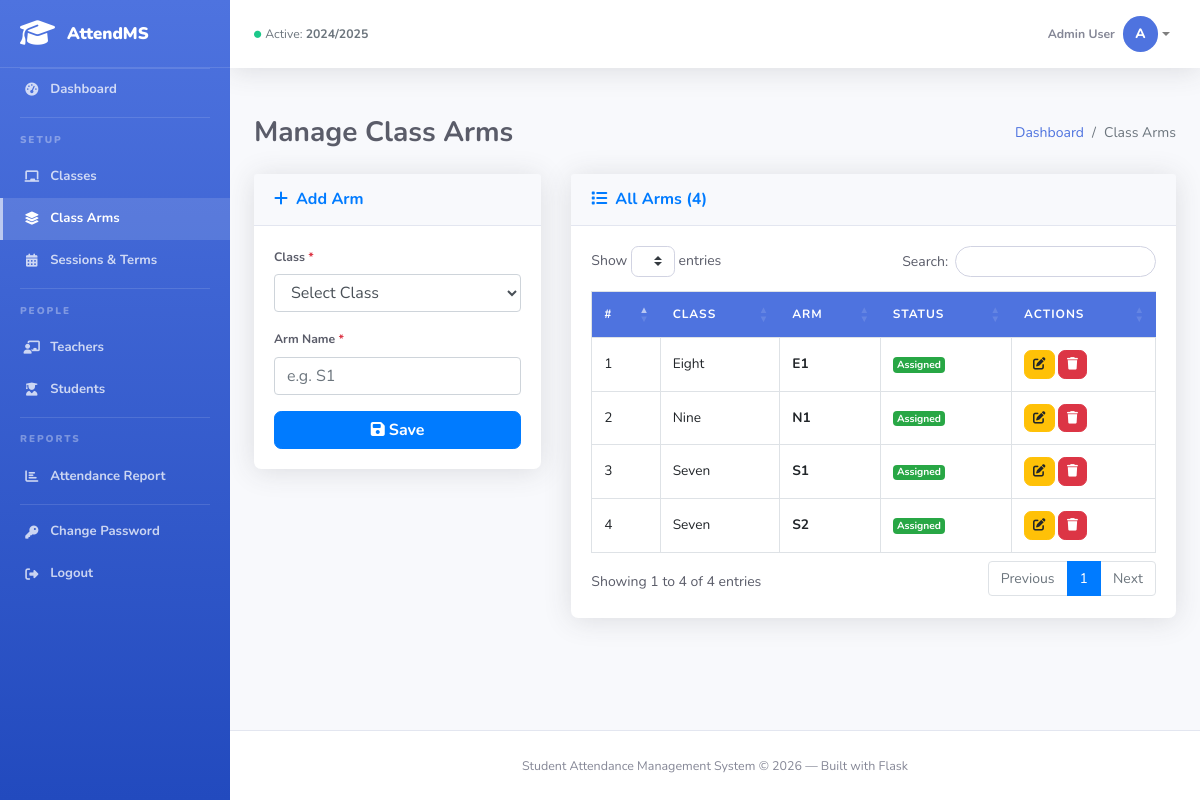
/admin/class-arms (signed in), run on the app's committed database.
### flask-attendance/app.py (models this page shows)
class SessionTerm(db.Model):
    __tablename__ = 'tblsessionterm'
    Id = db.Column(db.Integer, primary_key=True, autoincrement=True)
    sessionName = db.Column(db.String(50), nullable=False)
    termId = db.Column(db.String(50), nullable=False)
    isActive = db.Column(db.String(10), nullable=False, default='0')
    dateCreated = db.Column(db.String(50), nullable=False)

class ClassArm(db.Model):
    __tablename__ = 'tblclassarms'
    Id = db.Column(db.Integer, primary_key=True, autoincrement=True)
    classId = db.Column(db.String(10), nullable=False)
    classArmName = db.Column(db.String(255), nullable=False)
    isAssigned = db.Column(db.String(10), nullable=False, default='0')

class Class(db.Model):
    __tablename__ = 'tblclass'
    Id = db.Column(db.Integer, primary_key=True, autoincrement=True)
    className = db.Column(db.String(255), nullable=False)

### flask-attendance/app.py (the view, shortened to what this page needs)
@app.route('/admin/class-arms', methods=['GET', 'POST'])
@admin_required
def admin_class_arms():
    msg = None; edit_row = None
    if request.args.get('action') == 'edit':
        edit_row = db.session.get(ClassArm, request.args.get('Id'))
    arms = (db.session.query(ClassArm, Class)
            .join(Class, Class.Id == db.cast(ClassArm.classId, db.Integer))
            .order_by(Class.className, ClassArm.classArmName).all())
    return render_template('admin_class_arms.html', arms=arms,
                           classes=Class.query.order_by(Class.className).all(), msg=msg, edit_row=edit_row)

### flask-attendance/app.py (called while the page is built)
def admin_required(f):
    @wraps(f)
    def decorated(*args, **kwargs):
        if session.get('role') != 'admin':
            flash('Please log in as Admin.', 'warning')
            return redirect(url_for('admin_login'))
        return f(*args, **kwargs)
    return decorated

def get_active_session():
    return SessionTerm.query.filter_by(isActive='1').first()

@app.context_processor
def inject_globals():
    return dict(
        active_session_global=get_active_session(),
        today=str(date.today())
    )

### flask-attendance/templates/admin_class_arms.html (shortened to what this page needs)
{% extends "admin_layout.html" %}
{% from "macros.html" import alert, page_header %}
{% block content %}
{{ page_header('Manage Class Arms','', [('Dashboard', url_for('admin_dashboard')), ('Class Arms','#')]) }}
<div class="row">
  <div class="col-lg-4 mb-4">
    <div class="card shadow">
      <div class="card-header py-3"><h6 class="m-0 font-weight-bold text-primary"><i class="fas fa-{% if edit_row %}edit{% else %}plus{% endif %} mr-2"></i>{% if edit_row %}Edit{% else %}Add{% endif %} Arm</h6></div>
      <div class="card-body">
        <form method="post">
          <div class="form-group">
            <label class="font-weight-bold small">Class <span class="text-danger">*</span></label>
            <select name="classId" class="form-control" required>
              <option value="">Select Class</option>
            </select>
          </div>
          <div class="form-group">
            <label class="font-weight-bold small">Arm Name <span class="text-danger">*</span></label>
            <input type="text" name="classArmName" class="form-control" value="{{ edit_row.classArmName if edit_row else '' }}" placeholder="e.g. S1" required>
          </div>
          <button type="submit" class="btn btn-primary btn-block"><i class="fas fa-save mr-1"></i>{% if edit_row %}Update{% else %}Save{% endif %}</button>
        </form>
      </div>
    </div>
  </div>
  <div class="col-lg-8 mb-4">
    <div class="card shadow">
      <div class="card-header py-3"><h6 class="m-0 font-weight-bold text-primary"><i class="fas fa-list mr-2"></i>All Arms ({{ arms|length }})</h6></div>
      <div class="card-body">
        <div class="table-responsive">
          <table class="table table-bordered table-hover" id="dt">
            <thead><tr><th>#</th><th>Class</th><th>Arm</th><th>Status</th><th>Actions</th></tr></thead>
            <tbody>
              {% for arm, cls in arms %}
              <tr><td>{{ loop.index }}</td><td>{{ cls.className }}</td><td class="font-weight-bold">{{ arm.classArmName }}</td>
              <td>{% if arm.isAssigned=='1' %}<span class="badge badge-success">Assigned</span>{% else %}<span class="badge badge-secondary">Free</span>{% endif %}</td>
              <td>
                <a href="{{ url_for('admin_class_arms', action='edit', Id=arm.Id) }}" class="btn btn-warning btn-sm"><i class="fas fa-edit"></i></a>
                <form method="post" class="d-inline" onsubmit="return confirm('Delete?')">
                  <button type="submit" class="btn btn-danger btn-sm"><i class="fas fa-trash"></i></button>
                </form>
              </td></tr>
              {% else %}<tr><td colspan="5" class="text-center text-muted">No arms found.</td></tr>{% endfor %}
            </tbody>
          </table>
        </div>
      </div>
    </div>
  </div>
</div>
{% endblock %}

### flask-attendance/templates/admin_layout.html (shortened to what this page needs)
{% extends "base.html" %}
{% block body %}
<div id="wrapper">
  <ul class="navbar-nav sidebar sidebar-dark accordion">
    <a class="sidebar-brand" href="{{ url_for('admin_dashboard') }}">
      <div class="sidebar-brand-icon"><i class="fas fa-graduation-cap"></i></div>
      <div class="sidebar-brand-text">AttendMS</div>
    </a>
    <hr class="sidebar-divider my-0">
    <li class="nav-item {% if request.endpoint=='admin_dashboard' %}active{% endif %}">
      <a class="nav-link" href="{{ url_for('admin_dashboard') }}"><i class="fas fa-fw fa-tachometer-alt"></i><span>Dashboard</span></a>
    </li>
    <hr class="sidebar-divider"><div class="sidebar-heading">Setup</div>
    <li class="nav-item {% if request.endpoint=='admin_classes' %}active{% endif %}">
      <a class="nav-link" href="{{ url_for('admin_classes') }}"><i class="fas fa-fw fa-chalkboard"></i><span>Classes</span></a>
    </li>
    <li class="nav-item {% if request.endpoint=='admin_class_arms' %}active{% endif %}">
      <a class="nav-link" href="{{ url_for('admin_class_arms') }}"><i class="fas fa-fw fa-layer-group"></i><span>Class Arms</span></a>
    </li>
    <li class="nav-item {% if request.endpoint=='admin_sessions' %}active{% endif %}">
      <a class="nav-link" href="{{ url_for('admin_sessions') }}"><i class="fas fa-fw fa-calendar-alt"></i><span>Sessions & Terms</span></a>
    </li>
    <hr class="sidebar-divider"><div class="sidebar-heading">People</div>
    <li class="nav-item {% if request.endpoint=='admin_teachers' %}active{% endif %}">
      <a class="nav-link" href="{{ url_for('admin_teachers') }}"><i class="fas fa-fw fa-chalkboard-teacher"></i><span>Teachers</span></a>
    </li>
    <li class="nav-item {% if request.endpoint=='admin_students' %}active{% endif %}">
      <a class="nav-link" href="{{ url_for('admin_students') }}"><i class="fas fa-fw fa-user-graduate"></i><span>Students</span></a>
    </li>
    <hr class="sidebar-divider"><div class="sidebar-heading">Reports</div>
    <li class="nav-item {% if request.endpoint=='admin_attendance_report' %}active{% endif %}">
      <a class="nav-link" href="{{ url_for('admin_attendance_report') }}"><i class="fas fa-fw fa-chart-bar"></i><span>Attendance Report</span></a>
    </li>
    <hr class="sidebar-divider d-none d-md-block">
    <li class="nav-item {% if request.endpoint=='admin_change_password' %}active{% endif %}">
      <a class="nav-link" href="{{ url_for('admin_change_password') }}"><i class="fas fa-fw fa-key"></i><span>Change Password</span></a>
    </li>
    <li class="nav-item">
      <a class="nav-link" href="{{ url_for('logout') }}"><i class="fas fa-fw fa-sign-out-alt"></i><span>Logout</span></a>
    </li>
  </ul>
  <div id="content-wrapper" class="d-flex flex-column">
    <div id="content">
      <nav class="navbar navbar-expand navbar-light bg-white topbar mb-4 static-top shadow">
        <span class="navbar-text text-muted d-none d-md-inline small ml-2">
          {% if active_session_global %}<i class="fas fa-circle blink-dot mr-1" style="color:var(--success);font-size:.45rem;vertical-align:middle;"></i>Active: <strong>{{ active_session_global.sessionName }}</strong>
          {% else %}<i class="fas fa-circle text-warning mr-1" style="font-size:.45rem;vertical-align:middle;"></i>No active session{% endif %}
        </span>
        <ul class="navbar-nav ml-auto">
          <li class="nav-item dropdown no-arrow">
            <a class="nav-link dropdown-toggle" href="#" role="button" data-toggle="dropdown">
              <span class="mr-2 d-none d-lg-inline text-gray-600 small font-weight-bold">{{ session.userName }}</span>
              <div class="avatar-circle">{{ session.userName[0].upper() if session.userName else 'A' }}</div>
            </a>
          </li>
        </ul>
      </nav>
      <div class="container-fluid" id="container-wrapper">{% block content %}{% endblock %}</div>
    </div>
    <footer class="sticky-footer bg-white">
      <div class="container my-auto text-center"><span class="copyright">Student Attendance Management System &copy; {{ today[:4] }} — Built with Flask</span></div>
    </footer>
  </div>
</div>
{% endblock %}

### flask-attendance/templates/macros.html (shortened to what this page needs)
{% macro breadcrumb(items) %}
<ol class="breadcrumb mb-0 bg-transparent p-0">
  {% for label, url in items[:-1] %}<li class="breadcrumb-item"><a href="{{ url }}">{{ label }}</a></li>{% endfor %}
  <li class="breadcrumb-item active">{{ items[-1][0] }}</li>
</ol>
{% endmacro %}
{% macro page_header(title, sub='', bc=[]) %}
<div class="d-sm-flex align-items-center justify-content-between mb-4">
  <div>
    <h1 class="h3 mb-0 text-gray-800 font-weight-bold">{{ title }}</h1>
  </div>
  {% if bc %}{{ breadcrumb(bc) }}{% endif %}
</div>
{% endmacro %}

### flask-attendance/templates/base.html (shortened to what this page needs)
<!DOCTYPE html>
<html lang="en">
<head>
  <link href="https://cdnjs.cloudflare.com/ajax/libs/bootstrap/4.6.2/css/bootstrap.min.css" rel="stylesheet">
  <link href="https://cdnjs.cloudflare.com/ajax/libs/font-awesome/6.4.0/css/all.min.css" rel="stylesheet">
  <link href="https://cdn.datatables.net/1.13.7/css/dataTables.bootstrap4.min.css" rel="stylesheet">
  <link href="{{ url_for('static', filename='css/style.css') }}" rel="stylesheet">
</head>
<body>
{% block body %}{% endblock %}
</body>
</html>

### flask-attendance/static/css/style.css (style rules this page uses)
:root { --primary: #4e73df; --primary-dk: #224abe; --success: #1cc88a; --info: #36b9cc; --warning: #f6c23e; --danger: #e74a3b; --dark: #5a5c69; --student: #6f42c1; --sidebar-w: 230px; --topbar-h: 68px; --radius: .45rem; --shadow: 0 .15rem 1.75rem 0 rgba(58,59,69,.15); --shadow-lg: 0 .5rem 2rem 0 rgba(58,59,69,.2); }
*, *::before, *::after { box-sizing: border-box; }
body { font-family: 'Nunito', system-ui, sans-serif; font-size: .875rem; background: #f8f9fc; color: #5a5c69; }
a { color: var(--primary); }
h1,h2,h3,h4,h5,h6 { font-weight: 700; }
.sidebar { width: var(--sidebar-w) !important; min-height: 100vh; background: linear-gradient(180deg, var(--primary) 0%, var(--primary-dk) 100%); position: fixed; top: 0; left: 0; z-index: 1050; overflow-y: auto; overflow-x: hidden; transition: width .22s ease; display: flex; flex-direction: column; }
.sidebar-brand { height: var(--topbar-h); padding: 0 1.25rem; display: flex; align-items: center; gap: .75rem; text-decoration: none; border-bottom: 1px solid rgba(255,255,255,.12); flex-shrink: 0; }
.sidebar-brand-icon i { font-size: 1.75rem; color: #fff; }
.sidebar-brand-text { font-size: 1.05rem; font-weight: 900; color: #fff; white-space: nowrap; }
.sidebar .nav-item { position: relative; }
.sidebar .nav-link { padding: .7rem 1.25rem; color: rgba(255,255,255,.75); font-weight: 700; font-size: .82rem; display: flex; align-items: center; gap: .6rem; border-left: 3px solid transparent; transition: all .15s ease; }
.sidebar .nav-link i { width: 1.1rem; text-align: center; font-size: .82rem; flex-shrink: 0; }
.sidebar .nav-item.active .nav-link, .sidebar .nav-link:hover { color: #fff; background: rgba(255,255,255,.12); border-left-color: rgba(255,255,255,.6); }
.sidebar-heading { padding: .5rem 1.25rem; font-size: .62rem; font-weight: 900; letter-spacing: .12rem; color: rgba(255,255,255,.35); text-transform: uppercase; }
.sidebar-divider { border-top: 1px solid rgba(255,255,255,.12); margin: .4rem 1.25rem; }
#wrapper { display: flex; }
#content-wrapper { margin-left: var(--sidebar-w); width: 100%; min-height: 100vh; display: flex; flex-direction: column; }
#content { flex: 1; }
#container-wrapper { padding: 1.5rem; }
.topbar { height: var(--topbar-h); box-shadow: var(--shadow) !important; }
.topbar .navbar-nav .nav-item .nav-link { height: var(--topbar-h); display:flex; align-items:center; padding: 0 .9rem; }
.avatar-circle { width: 2.2rem; height: 2.2rem; border-radius: 50%; background: var(--primary); color: #fff; display:flex; align-items:center; justify-content:center; font-weight: 800; font-size: .85rem; }
.blink-dot { animation: blinkDot 2s infinite; }
.card { border: none !important; border-radius: var(--radius) !important; box-shadow: var(--shadow) !important; }
.card-header { background: #f8f9fc !important; border-bottom: 1px solid #e3e6f0 !important; }
.table thead th { background: var(--primary); color: #fff; border-color: var(--primary); font-size: .75rem; text-transform: uppercase; letter-spacing: .06rem; vertical-align: middle; white-space: nowrap; }
.table td { vertical-align: middle; font-size: .855rem; }
.text-gray-800 { color: #5a5c69 !important; }
.text-gray-600 { color: #858796 !important; }
.btn { font-weight: 700; border-radius: var(--radius); }
.btn-sm { font-size: .78rem; }
.breadcrumb { background: transparent; padding: 0; margin: 0; }
.breadcrumb-item a { color: var(--primary); }
.sticky-footer { padding: 1.5rem 0; background: #fff; border-top: 1px solid #e3e6f0; flex-shrink: 0; }
.copyright { font-size: .78rem; color: #858796; }

### data on the page
SessionTerm: sessionName "2024/2025"
ClassArm: className "Eight", classArmName "E1", isAssigned "Assigned"
ClassArm: className "Nine", classArmName "N1", isAssigned "Assigned"
ClassArm: className "Seven", classArmName "S1", isAssigned "Assigned"
ClassArm: className "Seven", classArmName "S2", isAssigned "Assigned"

### other printed values
{{ session.userName }} "Admin User"
{{ session.userName[0].upper() if session.userName else 'A' }} "A"
{{ title }} "Manage Class Arms"
{{ label }} "Dashboard"
{{ items[-1][0] }} "Class Arms"
{{ arms|length }} "4"
